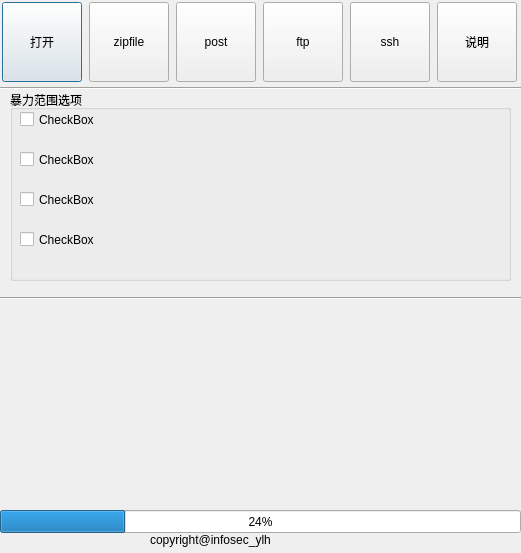
<?xml version="1.0" encoding="UTF-8"?>
<ui version="4.0">
 <class>Dialog</class>
 <widget class="QDialog" name="Dialog">
  <property name="geometry">
   <rect>
    <x>0</x>
    <y>0</y>
    <width>521</width>
    <height>553</height>
   </rect>
  </property>
  <property name="windowTitle">
   <string>Dialog</string>
  </property>
  <widget class="QLabel" name="label">
   <property name="geometry">
    <rect>
     <x>150</x>
     <y>530</y>
     <width>181</width>
     <height>20</height>
    </rect>
   </property>
   <property name="text">
    <string>copyright@infosec_ylh</string>
   </property>
  </widget>
  <widget class="QProgressBar" name="progressBar">
   <property name="geometry">
    <rect>
     <x>0</x>
     <y>510</y>
     <width>521</width>
     <height>23</height>
    </rect>
   </property>
   <property name="value">
    <number>24</number>
   </property>
  </widget>
  <widget class="Line" name="line">
   <property name="geometry">
    <rect>
     <x>0</x>
     <y>80</y>
     <width>521</width>
     <height>16</height>
    </rect>
   </property>
   <property name="orientation">
    <enum>Qt::Horizontal</enum>
   </property>
  </widget>
  <widget class="QGroupBox" name="groupBox">
   <property name="geometry">
    <rect>
     <x>10</x>
     <y>90</y>
     <width>501</width>
     <height>191</height>
    </rect>
   </property>
   <property name="title">
    <string>暴力范围选项</string>
   </property>
   <widget class="QCheckBox" name="checkBox">
    <property name="geometry">
     <rect>
      <x>10</x>
      <y>20</y>
      <width>91</width>
      <height>19</height>
     </rect>
    </property>
    <property name="text">
     <string>CheckBox</string>
    </property>
   </widget>
   <widget class="QCheckBox" name="checkBox_2">
    <property name="geometry">
     <rect>
      <x>10</x>
      <y>60</y>
      <width>91</width>
      <height>19</height>
     </rect>
    </property>
    <property name="text">
     <string>CheckBox</string>
    </property>
   </widget>
   <widget class="QCheckBox" name="checkBox_3">
    <property name="geometry">
     <rect>
      <x>10</x>
      <y>100</y>
      <width>91</width>
      <height>19</height>
     </rect>
    </property>
    <property name="text">
     <string>CheckBox</string>
    </property>
   </widget>
   <widget class="QCheckBox" name="checkBox_4">
    <property name="geometry">
     <rect>
      <x>10</x>
      <y>140</y>
      <width>91</width>
      <height>19</height>
     </rect>
    </property>
    <property name="text">
     <string>CheckBox</string>
    </property>
   </widget>
  </widget>
  <widget class="QsciScintilla" name="textEdit">
   <property name="geometry">
    <rect>
     <x>0</x>
     <y>310</y>
     <width>521</width>
     <height>200</height>
    </rect>
   </property>
   <property name="toolTip">
    <string/>
   </property>
   <property name="whatsThis">
    <string/>
   </property>
  </widget>
  <widget class="Line" name="line_2">
   <property name="geometry">
    <rect>
     <x>0</x>
     <y>290</y>
     <width>521</width>
     <height>16</height>
    </rect>
   </property>
   <property name="orientation">
    <enum>Qt::Horizontal</enum>
   </property>
  </widget>
  <widget class="QWidget" name="">
   <property name="geometry">
    <rect>
     <x>1</x>
     <y>1</y>
     <width>517</width>
     <height>82</height>
    </rect>
   </property>
   <layout class="QGridLayout" name="gridLayout">
    <item row="0" column="0">
     <widget class="QPushButton" name="pushButton">
      <property name="minimumSize">
       <size>
        <width>80</width>
        <height>80</height>
       </size>
      </property>
      <property name="maximumSize">
       <size>
        <width>80</width>
        <height>80</height>
       </size>
      </property>
      <property name="text">
       <string>打开</string>
      </property>
     </widget>
    </item>
    <item row="0" column="1">
     <widget class="QPushButton" name="pushButton_2">
      <property name="minimumSize">
       <size>
        <width>80</width>
        <height>80</height>
       </size>
      </property>
      <property name="maximumSize">
       <size>
        <width>80</width>
        <height>80</height>
       </size>
      </property>
      <property name="text">
       <string>zipfile</string>
      </property>
     </widget>
    </item>
    <item row="0" column="2">
     <widget class="QPushButton" name="pushButton_3">
      <property name="minimumSize">
       <size>
        <width>80</width>
        <height>80</height>
       </size>
      </property>
      <property name="maximumSize">
       <size>
        <width>80</width>
        <height>80</height>
       </size>
      </property>
      <property name="text">
       <string>post</string>
      </property>
     </widget>
    </item>
    <item row="0" column="3">
     <widget class="QPushButton" name="pushButton_4">
      <property name="minimumSize">
       <size>
        <width>80</width>
        <height>80</height>
       </size>
      </property>
      <property name="maximumSize">
       <size>
        <width>80</width>
        <height>80</height>
       </size>
      </property>
      <property name="text">
       <string>ftp</string>
      </property>
     </widget>
    </item>
    <item row="0" column="4">
     <widget class="QPushButton" name="pushButton_5">
      <property name="minimumSize">
       <size>
        <width>80</width>
        <height>80</height>
       </size>
      </property>
      <property name="maximumSize">
       <size>
        <width>80</width>
        <height>80</height>
       </size>
      </property>
      <property name="text">
       <string>ssh</string>
      </property>
     </widget>
    </item>
    <item row="0" column="5">
     <widget class="QPushButton" name="pushButton_6">
      <property name="minimumSize">
       <size>
        <width>80</width>
        <height>80</height>
       </size>
      </property>
      <property name="maximumSize">
       <size>
        <width>80</width>
        <height>80</height>
       </size>
      </property>
      <property name="text">
       <string>说明</string>
      </property>
     </widget>
    </item>
   </layout>
  </widget>
 </widget>
 <customwidgets>
  <customwidget>
   <class>QsciScintilla</class>
   <extends>QFrame</extends>
   <header>Qsci/qsciscintilla.h</header>
  </customwidget>
 </customwidgets>
 <resources/>
 <connections/>
</ui>
